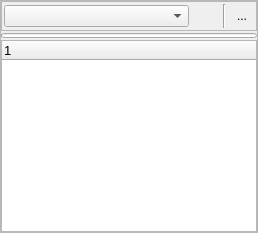
                <widget class="QFrame" name="frame_mealsEdit">
                 <property name="sizePolicy">
                  <sizepolicy hsizetype="Preferred" vsizetype="Preferred">
                   <horstretch>0</horstretch>
                   <verstretch>2</verstretch>
                  </sizepolicy>
                 </property>
                 <property name="frameShape">
                  <enum>QFrame::StyledPanel</enum>
                 </property>
                 <property name="frameShadow">
                  <enum>QFrame::Raised</enum>
                 </property>
                 <layout class="QVBoxLayout" name="verticalLayout_17">
                  <property name="spacing">
                   <number>2</number>
                  </property>
                  <property name="leftMargin">
                   <number>0</number>
                  </property>
                  <property name="topMargin">
                   <number>0</number>
                  </property>
                  <property name="rightMargin">
                   <number>0</number>
                  </property>
                  <property name="bottomMargin">
                   <number>0</number>
                  </property>
                  <item>
                   <widget class="QFrame" name="frame_meals">
                    <property name="frameShape">
                     <enum>QFrame::StyledPanel</enum>
                    </property>
                    <property name="frameShadow">
                     <enum>QFrame::Raised</enum>
                    </property>
                    <layout class="QHBoxLayout" name="horizontalLayout_15">
                     <property name="spacing">
                      <number>4</number>
                     </property>
                     <property name="leftMargin">
                      <number>2</number>
                     </property>
                     <property name="topMargin">
                      <number>2</number>
                     </property>
                     <property name="rightMargin">
                      <number>2</number>
                     </property>
                     <property name="bottomMargin">
                      <number>2</number>
                     </property>
                     <item>
                      <widget class="QComboBox" name="comboBox_foodSelect"/>
                     </item>
                     <item>
                      <widget class="QToolButton" name="toolButton_mealreset">
                       <property name="minimumSize">
                        <size>
                         <width>24</width>
                         <height>24</height>
                        </size>
                       </property>
                       <property name="font">
                        <font>
                         <family>Segoe UI</family>
                         <pointsize>10</pointsize>
                         <weight>75</weight>
                         <bold>true</bold>
                        </font>
                       </property>
                       <property name="text">
                        <string/>
                       </property>
                       <property name="icon">
                        <iconset resource="resources.qrc">
                         <normaloff>:/images/icons/tree.png</normaloff>:/images/icons/tree.png</iconset>
                       </property>
                       <property name="iconSize">
                        <size>
                         <width>18</width>
                         <height>18</height>
                        </size>
                       </property>
                       <property name="checkable">
                        <bool>false</bool>
                       </property>
                       <property name="autoRaise">
                        <bool>true</bool>
                       </property>
                      </widget>
                     </item>
                     <item>
                      <widget class="Line" name="line_15">
                       <property name="orientation">
                        <enum>Qt::Vertical</enum>
                       </property>
                      </widget>
                     </item>
                     <item>
                      <widget class="QToolButton" name="toolButton_recipeEditor">
                       <property name="minimumSize">
                        <size>
                         <width>24</width>
                         <height>24</height>
                        </size>
                       </property>
                       <property name="maximumSize">
                        <size>
                         <width>24</width>
                         <height>24</height>
                        </size>
                       </property>
                       <property name="text">
                        <string>...</string>
                       </property>
                       <property name="icon">
                        <iconset resource="resources.qrc">
                         <normaloff>:/images/icons/Editor.png</normaloff>:/images/icons/Editor.png</iconset>
                       </property>
                       <property name="iconSize">
                        <size>
                         <width>18</width>
                         <height>18</height>
                        </size>
                       </property>
                       <property name="autoRaise">
                        <bool>true</bool>
                       </property>
                      </widget>
                     </item>
                    </layout>
                   </widget>
                  </item>
                  <item>
                   <widget class="QProgressBar" name="progressBar_saveMeals">
                    <property name="maximumSize">
                     <size>
                      <width>16777215</width>
                      <height>5</height>
                     </size>
                    </property>
                    <property name="value">
                     <number>0</number>
                    </property>
                    <property name="textVisible">
                     <bool>false</bool>
                    </property>
                   </widget>
                  </item>
                  <item>
                   <widget class="QTreeWidget" name="treeWidget_meals">
                    <property name="sizePolicy">
                     <sizepolicy hsizetype="Expanding" vsizetype="Expanding">
                      <horstretch>0</horstretch>
                      <verstretch>2</verstretch>
                     </sizepolicy>
                    </property>
                    <property name="font">
                     <font>
                      <family>Segoe UI</family>
                      <pointsize>10</pointsize>
                     </font>
                    </property>
                    <property name="dragDropMode">
                     <enum>QAbstractItemView::DragDrop</enum>
                    </property>
                    <property name="defaultDropAction">
                     <enum>Qt::MoveAction</enum>
                    </property>
                    <column>
                     <property name="text">
                      <string notr="true">1</string>
                     </property>
                    </column>
                   </widget>
                  </item>
                 </layout>
                </widget>
